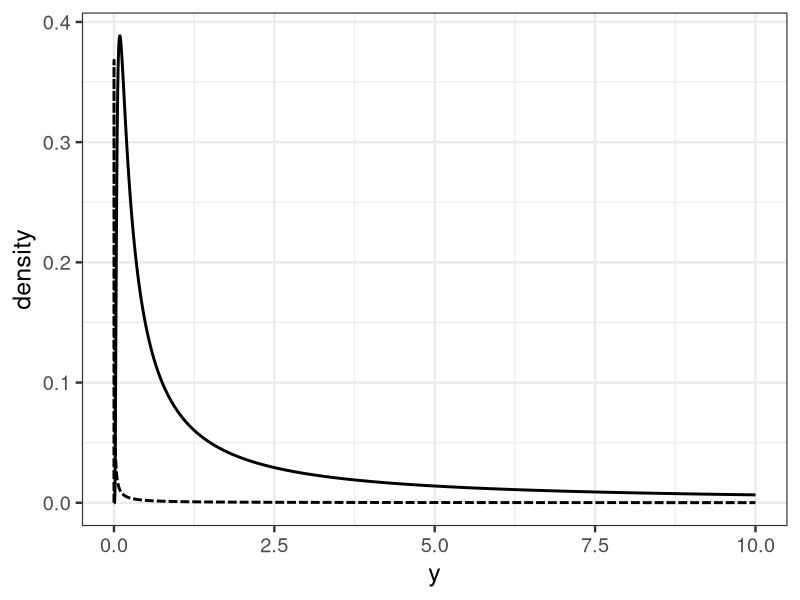
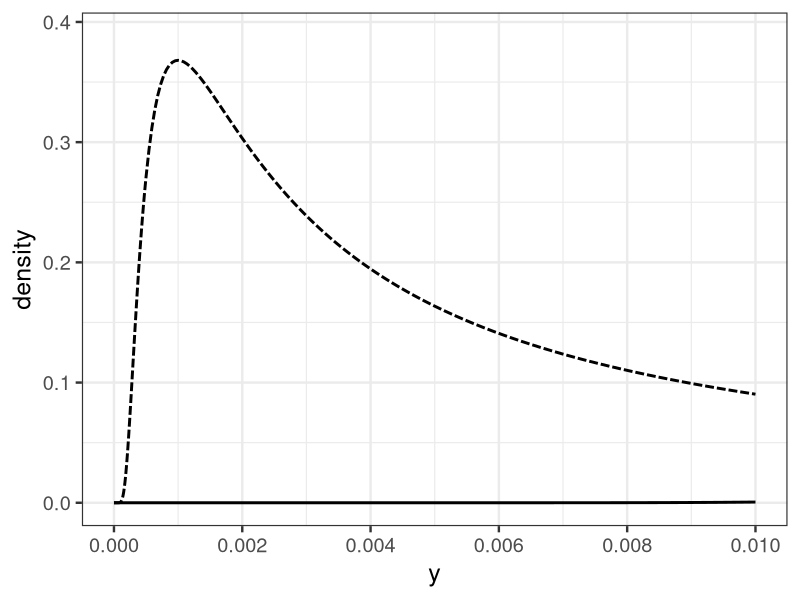

Reproduce these figures in R, in order.
library(MCMCpack)
library(ggplot2)

x <- c(seq(1e-10, 0.0005, length=100), seq(0.0005, 0.005, length=100), seq(0.005, 0.02, length=100), seq(0.02, 0.5, length=100), seq(0.5, 3, length=100), seq(3, 10, length=100))
p1 <- dinvgamma(x, shape=0.001, scale=0.001)
p2 <- dinvgamma(x, shape=0.1, scale=0.1)

d <- data.frame(x=x, y1=p1, y2=p2)

p <- ggplot() +
  theme_bw(base_size=18) +
  geom_line(data=d, aes(x=x, y=y1), color='black', size=1, linetype='31') +
  geom_line(data=d, aes(x=x, y=y2), color='black', size=1) +
  labs(x='y', y='density')
ggsave(file='output/fig9-2-left.png', plot=p, dpi=300, w=4, h=3)

p <- ggplot() +
  theme_bw(base_size=18) +
  geom_line(data=d, aes(x=x, y=y1), color='black', size=1, linetype='31') +
  geom_line(data=d, aes(x=x, y=y2), color='black', size=1) +
  labs(x='y', y='density') +
  scale_x_continuous(breaks=seq(from=0, to=0.01, by=0.002), limits=c(0, 0.01))
ggsave(file='output/fig9-2-right.png', plot=p, dpi=300, w=4, h=3)
